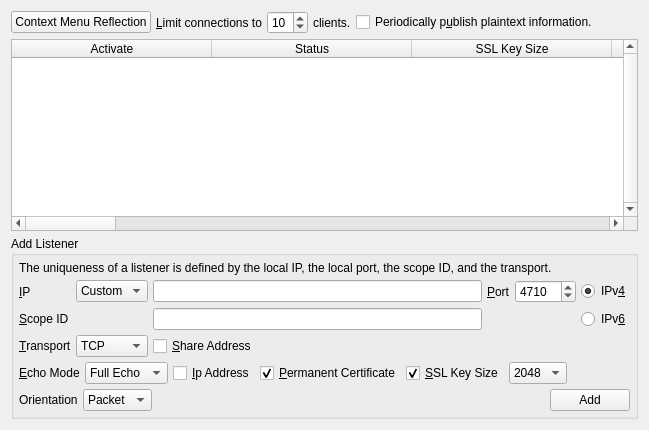
              <widget class="QWidget" name="layoutWidget">
               <layout class="QVBoxLayout" name="verticalLayout_6">
                <property name="spacing">
                 <number>5</number>
                </property>
                <item>
                 <layout class="QHBoxLayout" name="horizontalLayout_10">
                  <property name="spacing">
                   <number>5</number>
                  </property>
                  <item>
                   <widget class="QPushButton" name="listenersActionMenu">
                    <property name="text">
                     <string>Context Menu Reflection</string>
                    </property>
                   </widget>
                  </item>
                  <item>
                   <widget class="QLabel" name="label_86">
                    <property name="text">
                     <string>&amp;Limit connections to</string>
                    </property>
                    <property name="buddy">
                     <cstring>limitConnections</cstring>
                    </property>
                   </widget>
                  </item>
                  <item>
                   <widget class="QSpinBox" name="limitConnections">
                    <property name="toolTip">
                     <string>Limit the number of connections per client IP address.</string>
                    </property>
                    <property name="minimum">
                     <number>1</number>
                    </property>
                    <property name="maximum">
                     <number>50</number>
                    </property>
                    <property name="value">
                     <number>10</number>
                    </property>
                   </widget>
                  </item>
                  <item>
                   <widget class="QLabel" name="label_96">
                    <property name="text">
                     <string>clients.</string>
                    </property>
                   </widget>
                  </item>
                  <item>
                   <widget class="QCheckBox" name="publishPeriodically">
                    <property name="toolTip">
                     <string>External IP information is required.</string>
                    </property>
                    <property name="text">
                     <string>Periodically p&amp;ublish plaintext information.</string>
                    </property>
                   </widget>
                  </item>
                  <item>
                   <spacer name="horizontalSpacer_20">
                    <property name="orientation">
                     <enum>Qt::Horizontal</enum>
                    </property>
                    <property name="sizeHint" stdset="0">
                     <size>
                      <width>40</width>
                      <height>20</height>
                     </size>
                    </property>
                   </spacer>
                  </item>
                 </layout>
                </item>
                <item>
                 <widget class="QTableWidget" name="listeners">
                  <property name="verticalScrollBarPolicy">
                   <enum>Qt::ScrollBarAlwaysOn</enum>
                  </property>
                  <property name="alternatingRowColors">
                   <bool>true</bool>
                  </property>
                  <property name="selectionMode">
                   <enum>QAbstractItemView::SingleSelection</enum>
                  </property>
                  <property name="selectionBehavior">
                   <enum>QAbstractItemView::SelectRows</enum>
                  </property>
                  <property name="horizontalScrollMode">
                   <enum>QAbstractItemView::ScrollPerPixel</enum>
                  </property>
                  <property name="sortingEnabled">
                   <bool>true</bool>
                  </property>
                  <attribute name="horizontalHeaderDefaultSectionSize">
                   <number>200</number>
                  </attribute>
                  <attribute name="horizontalHeaderShowSortIndicator" stdset="0">
                   <bool>true</bool>
                  </attribute>
                  <attribute name="horizontalHeaderStretchLastSection">
                   <bool>true</bool>
                  </attribute>
                  <column>
                   <property name="text">
                    <string>Activate</string>
                   </property>
                  </column>
                  <column>
                   <property name="text">
                    <string>Status</string>
                   </property>
                  </column>
                  <column>
                   <property name="text">
                    <string>SSL Key Size</string>
                   </property>
                  </column>
                  <column>
                   <property name="text">
                    <string>Local IP</string>
                   </property>
                  </column>
                  <column>
                   <property name="text">
                    <string>Local Port</string>
                   </property>
                  </column>
                  <column>
                   <property name="text">
                    <string>Scope ID</string>
                   </property>
                  </column>
                  <column>
                   <property name="text">
                    <string>Protocol</string>
                   </property>
                  </column>
                  <column>
                   <property name="text">
                    <string>External IP</string>
                   </property>
                  </column>
                  <column>
                   <property name="text">
                    <string>External Port</string>
                   </property>
                  </column>
                  <column>
                   <property name="text">
                    <string>Connections</string>
                   </property>
                  </column>
                  <column>
                   <property name="text">
                    <string>Max. Conn.</string>
                   </property>
                  </column>
                  <column>
                   <property name="text">
                    <string>Echo Mode</string>
                   </property>
                  </column>
                  <column>
                   <property name="text">
                    <string>Use Accounts</string>
                   </property>
                  </column>
                  <column>
                   <property name="text">
                    <string>Max. Buffer Size (Bytes)</string>
                   </property>
                  </column>
                  <column>
                   <property name="text">
                    <string>Max. Content Length (Bytes)</string>
                   </property>
                  </column>
                  <column>
                   <property name="text">
                    <string>Transport</string>
                   </property>
                  </column>
                  <column>
                   <property name="text">
                    <string>Share Address</string>
                   </property>
                  </column>
                  <column>
                   <property name="text">
                    <string>Certificate SHA-512 Hash</string>
                   </property>
                  </column>
                  <column>
                   <property name="text">
                    <string>Orientation</string>
                   </property>
                  </column>
                  <column>
                   <property name="text">
                    <string>OID</string>
                   </property>
                  </column>
                 </widget>
                </item>
                <item>
                 <widget class="QGroupBox" name="groupBox_7">
                  <property name="title">
                   <string>Add Listener</string>
                  </property>
                  <layout class="QVBoxLayout" name="verticalLayout_31">
                   <property name="spacing">
                    <number>5</number>
                   </property>
                   <property name="margin">
                    <number>5</number>
                   </property>
                   <item>
                    <widget class="QLabel" name="label_21">
                     <property name="text">
                      <string>The uniqueness of a listener is defined by the local IP, the local port, the scope ID, and the transport.</string>
                     </property>
                     <property name="wordWrap">
                      <bool>true</bool>
                     </property>
                    </widget>
                   </item>
                   <item>
                    <layout class="QGridLayout" name="gridLayout_2">
                     <property name="spacing">
                      <number>5</number>
                     </property>
                     <item row="1" column="0" colspan="2">
                      <widget class="QLabel" name="listenerScopeIdLabel">
                       <property name="text">
                        <string>&amp;Scope ID</string>
                       </property>
                       <property name="buddy">
                        <cstring>listenerScopeId</cstring>
                       </property>
                      </widget>
                     </item>
                     <item row="0" column="0">
                      <widget class="QLabel" name="label_11">
                       <property name="layoutDirection">
                        <enum>Qt::RightToLeft</enum>
                       </property>
                       <property name="text">
                        <string>&amp;IP</string>
                       </property>
                       <property name="buddy">
                        <cstring>listenerIP</cstring>
                       </property>
                      </widget>
                     </item>
                     <item row="0" column="1">
                      <widget class="QComboBox" name="listenerIPCombo">
                       <property name="sizeAdjustPolicy">
                        <enum>QComboBox::AdjustToContents</enum>
                       </property>
                       <item>
                        <property name="text">
                         <string>Custom</string>
                        </property>
                       </item>
                      </widget>
                     </item>
                     <item row="0" column="2">
                      <widget class="QLineEdit" name="listenerIP"/>
                     </item>
                     <item row="0" column="3">
                      <widget class="QLabel" name="label_12">
                       <property name="sizePolicy">
                        <sizepolicy hsizetype="Minimum" vsizetype="Preferred">
                         <horstretch>0</horstretch>
                         <verstretch>0</verstretch>
                        </sizepolicy>
                       </property>
                       <property name="layoutDirection">
                        <enum>Qt::RightToLeft</enum>
                       </property>
                       <property name="text">
                        <string>&amp;Port</string>
                       </property>
                       <property name="buddy">
                        <cstring>listenerPort</cstring>
                       </property>
                      </widget>
                     </item>
                     <item row="0" column="4">
                      <widget class="QSpinBox" name="listenerPort">
                       <property name="minimum">
                        <number>1</number>
                       </property>
                       <property name="maximum">
                        <number>65535</number>
                       </property>
                       <property name="value">
                        <number>4710</number>
                       </property>
                      </widget>
                     </item>
                     <item row="0" column="5">
                      <widget class="QRadioButton" name="ipv4Listener">
                       <property name="layoutDirection">
                        <enum>Qt::LeftToRight</enum>
                       </property>
                       <property name="text">
                        <string>IPv&amp;4</string>
                       </property>
                       <property name="checked">
                        <bool>true</bool>
                       </property>
                      </widget>
                     </item>
                     <item row="1" column="2">
                      <widget class="QLineEdit" name="listenerScopeId"/>
                     </item>
                     <item row="1" column="5">
                      <widget class="QRadioButton" name="ipv6Listener">
                       <property name="layoutDirection">
                        <enum>Qt::LeftToRight</enum>
                       </property>
                       <property name="text">
                        <string>IPv&amp;6</string>
                       </property>
                      </widget>
                     </item>
                     <item row="2" column="0">
                      <widget class="QLabel" name="label_65">
                       <property name="text">
                        <string>&amp;Transport</string>
                       </property>
                       <property name="buddy">
                        <cstring>listenerTransport</cstring>
                       </property>
                      </widget>
                     </item>
                     <item row="2" column="1">
                      <widget class="QComboBox" name="listenerTransport">
                       <property name="sizeAdjustPolicy">
                        <enum>QComboBox::AdjustToContents</enum>
                       </property>
                       <item>
                        <property name="text">
                         <string>TCP</string>
                        </property>
                       </item>
                       <item>
                        <property name="text">
                         <string>UDP</string>
                        </property>
                       </item>
                      </widget>
                     </item>
                     <item row="2" column="2">
                      <layout class="QHBoxLayout" name="horizontalLayout_63">
                       <property name="spacing">
                        <number>5</number>
                       </property>
                       <item>
                        <widget class="QCheckBox" name="listenerShareAddress">
                         <property name="text">
                          <string>&amp;Share Address</string>
                         </property>
                        </widget>
                       </item>
                       <item>
                        <spacer name="horizontalSpacer_51">
                         <property name="orientation">
                          <enum>Qt::Horizontal</enum>
                         </property>
                         <property name="sizeHint" stdset="0">
                          <size>
                           <width>40</width>
                           <height>20</height>
                          </size>
                         </property>
                        </spacer>
                       </item>
                      </layout>
                     </item>
                    </layout>
                   </item>
                   <item>
                    <layout class="QHBoxLayout" name="horizontalLayout_36">
                     <property name="spacing">
                      <number>5</number>
                     </property>
                     <item>
                      <widget class="QLabel" name="label_38">
                       <property name="text">
                        <string>&amp;Echo Mode</string>
                       </property>
                       <property name="buddy">
                        <cstring>listenersEchoMode</cstring>
                       </property>
                      </widget>
                     </item>
                     <item>
                      <widget class="QComboBox" name="listenersEchoMode">
                       <property name="sizeAdjustPolicy">
                        <enum>QComboBox::AdjustToContents</enum>
                       </property>
                       <item>
                        <property name="text">
                         <string>Full Echo</string>
                        </property>
                       </item>
                       <item>
                        <property name="text">
                         <string>Half Echo</string>
                        </property>
                       </item>
                      </widget>
                     </item>
                     <item>
                      <widget class="QCheckBox" name="recordIPAddress">
                       <property name="toolTip">
                        <string>&lt;html&gt;&lt;head/&gt;&lt;body&gt;&lt;p&gt;Record the current external IP address in the listener's certificate. Please do not use this option if you have a dynamic IP address.&lt;/p&gt;&lt;/body&gt;&lt;/html&gt;</string>
                       </property>
                       <property name="text">
                        <string>&amp;Ip Address</string>
                       </property>
                      </widget>
                     </item>
                     <item>
                      <widget class="QCheckBox" name="permanentCertificate">
                       <property name="text">
                        <string>&amp;Permanent Certificate</string>
                       </property>
                       <property name="checked">
                        <bool>true</bool>
                       </property>
                      </widget>
                     </item>
                     <item>
                      <widget class="QCheckBox" name="sslListener">
                       <property name="text">
                        <string>&amp;SSL Key Size</string>
                       </property>
                       <property name="checked">
                        <bool>true</bool>
                       </property>
                      </widget>
                     </item>
                     <item>
                      <widget class="QComboBox" name="listenerKeySize">
                       <property name="sizeAdjustPolicy">
                        <enum>QComboBox::AdjustToContents</enum>
                       </property>
                       <item>
                        <property name="text">
                         <string>2048</string>
                        </property>
                       </item>
                       <item>
                        <property name="text">
                         <string>3072</string>
                        </property>
                       </item>
                       <item>
                        <property name="text">
                         <string>4096</string>
                        </property>
                       </item>
                       <item>
                        <property name="text">
                         <string>8192</string>
                        </property>
                       </item>
                      </widget>
                     </item>
                     <item>
                      <spacer name="horizontalSpacer_27">
                       <property name="orientation">
                        <enum>Qt::Horizontal</enum>
                       </property>
                       <property name="sizeHint" stdset="0">
                        <size>
                         <width>40</width>
                         <height>20</height>
                        </size>
                       </property>
                      </spacer>
                     </item>
                    </layout>
                   </item>
                   <item>
                    <layout class="QHBoxLayout" name="horizontalLayout_73">
                     <property name="spacing">
                      <number>5</number>
                     </property>
                     <item>
                      <widget class="QLabel" name="label_71">
                       <property name="text">
                        <string>Orientation</string>
                       </property>
                      </widget>
                     </item>
                     <item>
                      <widget class="QComboBox" name="listenerOrientation">
                       <property name="sizeAdjustPolicy">
                        <enum>QComboBox::AdjustToContents</enum>
                       </property>
                       <item>
                        <property name="text">
                         <string>Packet</string>
                        </property>
                       </item>
                       <item>
                        <property name="text">
                         <string>Stream</string>
                        </property>
                       </item>
                      </widget>
                     </item>
                     <item>
                      <spacer name="horizontalSpacer_61">
                       <property name="orientation">
                        <enum>Qt::Horizontal</enum>
                       </property>
                       <property name="sizeHint" stdset="0">
                        <size>
                         <width>40</width>
                         <height>20</height>
                        </size>
                       </property>
                      </spacer>
                     </item>
                     <item>
                      <widget class="QPushButton" name="addListener">
                       <property name="text">
                        <string>Add</string>
                       </property>
                      </widget>
                     </item>
                    </layout>
                   </item>
                  </layout>
                 </widget>
                </item>
               </layout>
              </widget>
